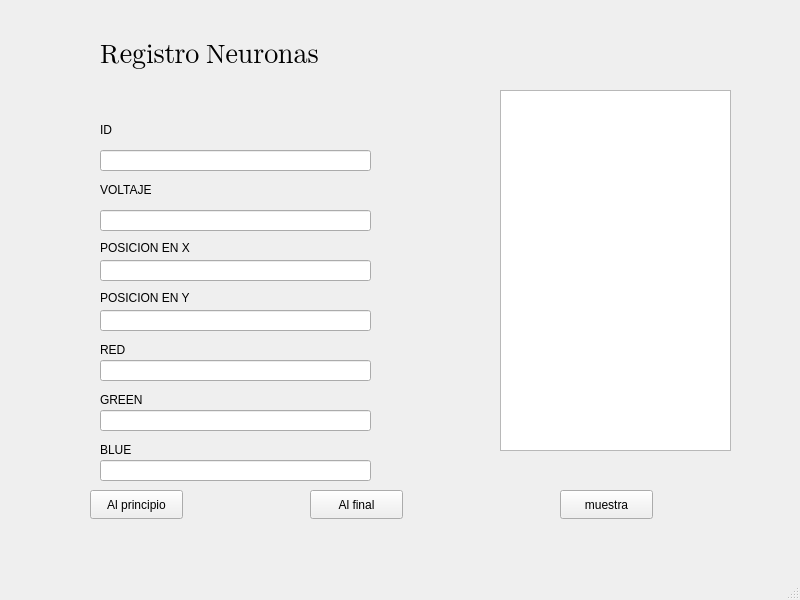
<?xml version="1.0" encoding="UTF-8"?>
<ui version="4.0">
 <class>MainWindow</class>
 <widget class="QMainWindow" name="MainWindow">
  <property name="geometry">
   <rect>
    <x>0</x>
    <y>0</y>
    <width>800</width>
    <height>600</height>
   </rect>
  </property>
  <property name="windowTitle">
   <string>MainWindow</string>
  </property>
  <widget class="QWidget" name="centralwidget">
   <widget class="QLabel" name="label_14">
    <property name="geometry">
     <rect>
      <x>100</x>
      <y>290</y>
      <width>131</width>
      <height>16</height>
     </rect>
    </property>
    <property name="text">
     <string>POSICION EN Y</string>
    </property>
   </widget>
   <widget class="QLabel" name="label_16">
    <property name="geometry">
     <rect>
      <x>100</x>
      <y>120</y>
      <width>63</width>
      <height>20</height>
     </rect>
    </property>
    <property name="text">
     <string>ID</string>
    </property>
   </widget>
   <widget class="QLabel" name="label_2">
    <property name="geometry">
     <rect>
      <x>100</x>
      <y>30</y>
      <width>271</width>
      <height>51</height>
     </rect>
    </property>
    <property name="font">
     <font>
      <family>Segoe UI Emoji</family>
      <pointsize>20</pointsize>
     </font>
    </property>
    <property name="cursor">
     <cursorShape>SizeHorCursor</cursorShape>
    </property>
    <property name="text">
     <string>Registro Neuronas</string>
    </property>
   </widget>
   <widget class="QLineEdit" name="GREEN">
    <property name="geometry">
     <rect>
      <x>100</x>
      <y>410</y>
      <width>271</width>
      <height>21</height>
     </rect>
    </property>
   </widget>
   <widget class="QPushButton" name="Principio">
    <property name="geometry">
     <rect>
      <x>90</x>
      <y>490</y>
      <width>93</width>
      <height>29</height>
     </rect>
    </property>
    <property name="text">
     <string>Al principio</string>
    </property>
   </widget>
   <widget class="QLabel" name="label_11">
    <property name="geometry">
     <rect>
      <x>100</x>
      <y>340</y>
      <width>63</width>
      <height>20</height>
     </rect>
    </property>
    <property name="text">
     <string>RED</string>
    </property>
   </widget>
   <widget class="QLineEdit" name="data_ID">
    <property name="geometry">
     <rect>
      <x>100</x>
      <y>150</y>
      <width>271</width>
      <height>21</height>
     </rect>
    </property>
   </widget>
   <widget class="QLineEdit" name="POSICIONY">
    <property name="geometry">
     <rect>
      <x>100</x>
      <y>310</y>
      <width>271</width>
      <height>21</height>
     </rect>
    </property>
   </widget>
   <widget class="QLineEdit" name="data_VOLTAJE">
    <property name="geometry">
     <rect>
      <x>100</x>
      <y>210</y>
      <width>271</width>
      <height>21</height>
     </rect>
    </property>
   </widget>
   <widget class="QLabel" name="label_13">
    <property name="geometry">
     <rect>
      <x>100</x>
      <y>390</y>
      <width>63</width>
      <height>20</height>
     </rect>
    </property>
    <property name="text">
     <string>GREEN</string>
    </property>
   </widget>
   <widget class="QLineEdit" name="RED">
    <property name="geometry">
     <rect>
      <x>100</x>
      <y>360</y>
      <width>271</width>
      <height>21</height>
     </rect>
    </property>
   </widget>
   <widget class="QLabel" name="label_15">
    <property name="geometry">
     <rect>
      <x>100</x>
      <y>240</y>
      <width>111</width>
      <height>16</height>
     </rect>
    </property>
    <property name="text">
     <string>POSICION EN X</string>
    </property>
   </widget>
   <widget class="QLabel" name="label_12">
    <property name="geometry">
     <rect>
      <x>100</x>
      <y>440</y>
      <width>63</width>
      <height>20</height>
     </rect>
    </property>
    <property name="text">
     <string>BLUE</string>
    </property>
   </widget>
   <widget class="QLabel" name="label_10">
    <property name="geometry">
     <rect>
      <x>100</x>
      <y>180</y>
      <width>63</width>
      <height>20</height>
     </rect>
    </property>
    <property name="text">
     <string>VOLTAJE</string>
    </property>
   </widget>
   <widget class="QPushButton" name="Final">
    <property name="geometry">
     <rect>
      <x>310</x>
      <y>490</y>
      <width>93</width>
      <height>29</height>
     </rect>
    </property>
    <property name="text">
     <string>Al final</string>
    </property>
   </widget>
   <widget class="QPushButton" name="Muestra">
    <property name="geometry">
     <rect>
      <x>560</x>
      <y>490</y>
      <width>93</width>
      <height>29</height>
     </rect>
    </property>
    <property name="text">
     <string>muestra</string>
    </property>
   </widget>
   <widget class="QLineEdit" name="POSICIONX">
    <property name="geometry">
     <rect>
      <x>100</x>
      <y>260</y>
      <width>271</width>
      <height>21</height>
     </rect>
    </property>
   </widget>
   <widget class="QLineEdit" name="BLUE">
    <property name="geometry">
     <rect>
      <x>100</x>
      <y>460</y>
      <width>271</width>
      <height>21</height>
     </rect>
    </property>
   </widget>
   <widget class="QPlainTextEdit" name="RESULTADO">
    <property name="geometry">
     <rect>
      <x>500</x>
      <y>90</y>
      <width>231</width>
      <height>361</height>
     </rect>
    </property>
   </widget>
  </widget>
  <widget class="QMenuBar" name="menubar">
   <property name="geometry">
    <rect>
     <x>0</x>
     <y>0</y>
     <width>800</width>
     <height>25</height>
    </rect>
   </property>
  </widget>
  <widget class="QStatusBar" name="statusbar"/>
 </widget>
 <resources/>
 <connections/>
</ui>
